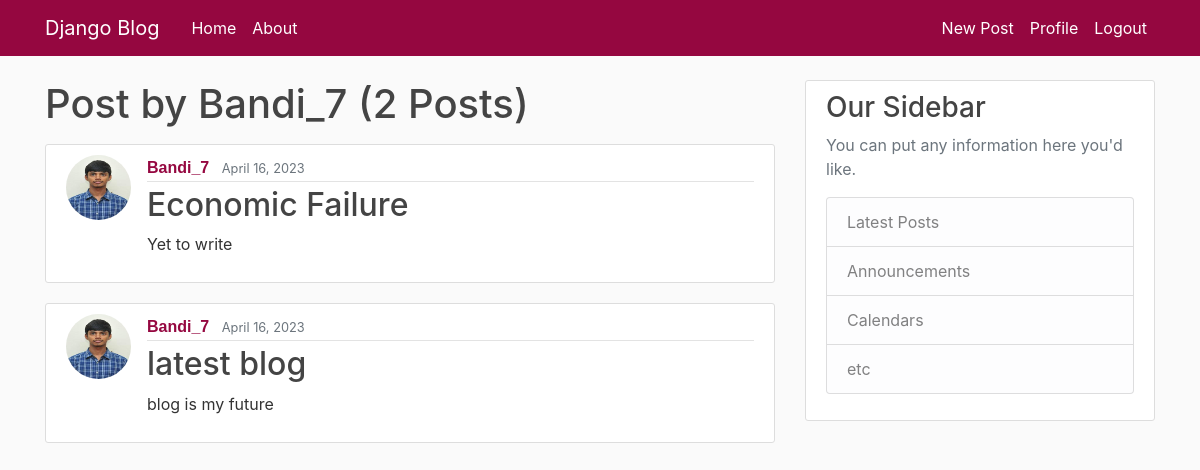
The app's page /user/Bandi_7 (signed in) with its own data.
### blog/models.py (models this page shows, shortened)
class Post(models.Model):
	title = models.CharField(max_length=100)
	content= models.TextField()
	date_posted = models.DateTimeField(default=timezone.now)
	author=models.ForeignKey(User,on_delete=models.CASCADE)

### users/models.py (models this page shows, shortened)
class Profile(models.Model):
    user = models.OneToOneField(User, on_delete=models.CASCADE) # Delete profile when user is deleted
    image=models.ImageField(default='default.jpg',upload_to='profile_pics')

### blog/views.py (the view)
# urls.py: path('user/<str:username>',UserPostListView.as_view(),name='user-posts'),
class UserPostListView(ListView):
    model = Post
    template_name = 'blog/user_post.html'  # <app>/<model>_<viewtype>.html
    context_object_name = 'posts'
    paginate_by = 5
    def get_queryset(self):
        user = get_object_or_404(User, username=self.kwargs.get('username'))
        return Post.objects.filter(author=user).order_by('-date_posted')

### blog/templates/blog/user_post.html (shortened to what this page needs)
{% extends "blog/base.html" %}
{% block content %}
    <h1 class="mb-3" >Post by {{ view.kwargs.username }} ({{ page_obj.paginator.count }} Posts)</h1>
    {% for post in posts %}
        <article class="media content-section">
            <img class ="rounded-circle article-img" src="{{ post.author.profile.image.url }}">
            <div class="media-body">
            <div class="article-metadata">
                <a class="mr-2" href="{% url 'user-posts' post.author.username %}">{{ post.author }}</a>
                <small class="text-muted">{{ post.date_posted|date:"F d, Y" }}</small>
            </div>
            <h2><a class="article-title" href="{% url 'post-detail' post.id %}">{{ post.title }}</a></h2>
            <p class="article-content">{{ post.content }}</p>
            </div>
        </article>
    {% endfor %}
{% endblock content %}

### blog/static/blog/main.css (style rules this page uses)
body { background: #fafafa; color: #333333; margin-top: 5rem; }
h1, h2, h3, h4, h5, h6 { color: #444444; }
.content-section { background: #ffffff; padding: 10px 20px; border: 1px solid #dddddd; border-radius: 3px; margin-bottom: 20px; }
.article-title { color: #444444; }
.article-content { white-space: pre-line; }
.article-img { height: 65px; width: 65px; margin-right: 16px; }
.article-metadata { padding-bottom: 1px; margin-bottom: 4px; border-bottom: 1px solid #e3e3e3 }
a { color: #950740; }
.mr-2 { font-weight: 900; font-family: Arial, Helvetica, sans-serif; }

### records on screen
Post: author.profile.image (picture), author "Bandi_7", date_posted "April 16, 2023", title "Economic Failure", content "Yet to write"
Post: author.profile.image (picture), author "Bandi_7", date_posted "April 16, 2023", title "latest blog", content "blog is my future"

### other values on screen
{{ view.kwargs.username }} "Bandi_7"
{{ page_obj.paginator.count }} "2"
